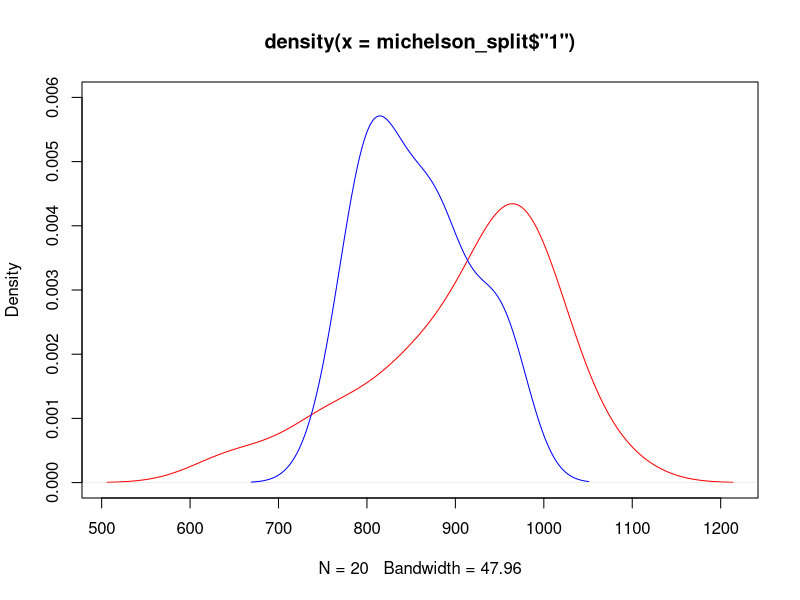
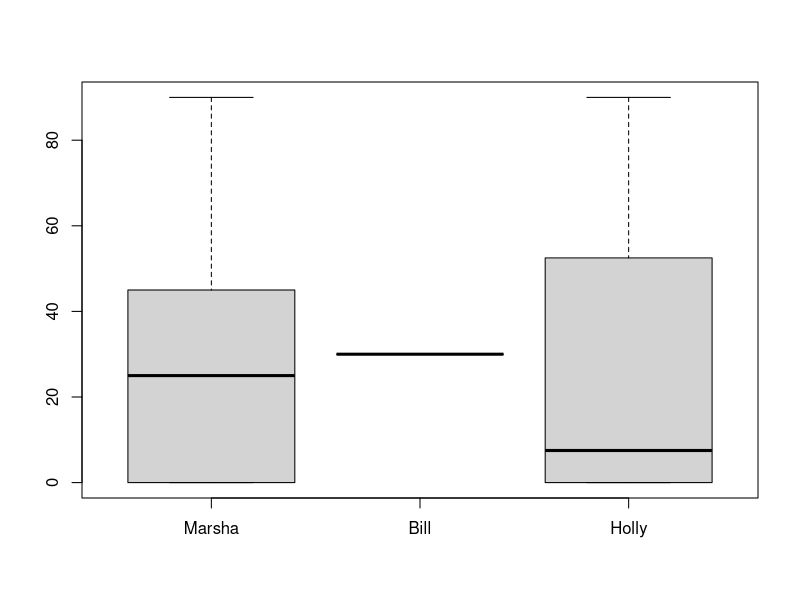
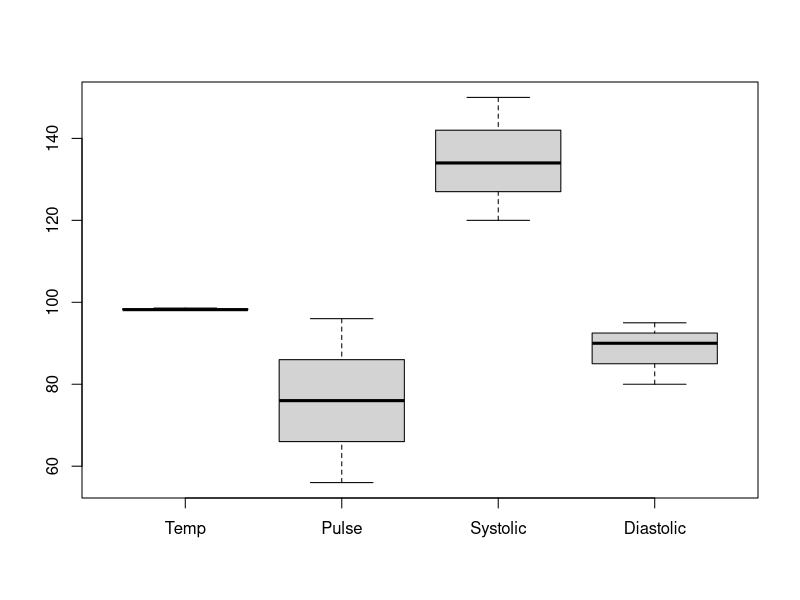
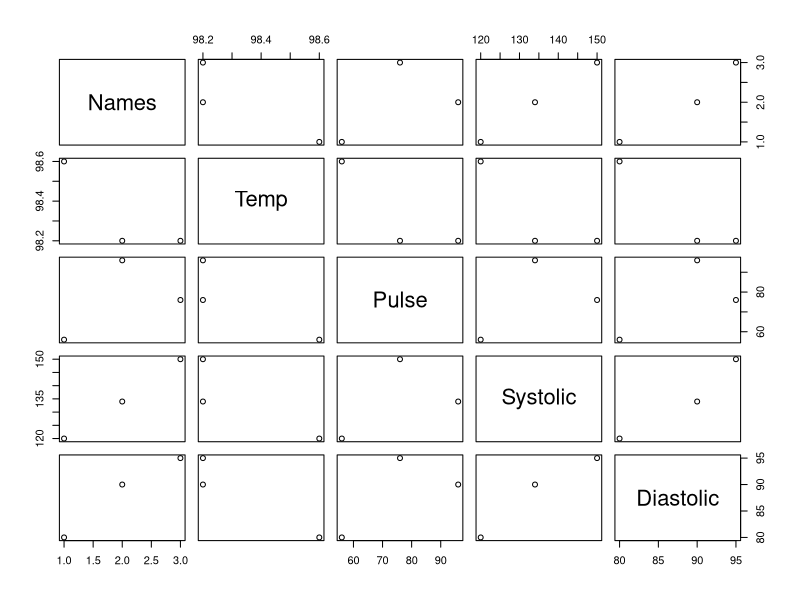

Write the R code that produced these figures, in order.
## ---- chunk 1
# Your code here
library(MASS)
# Split data by experiment number
michelson_split<-split(michelson$Speed, michelson$Expt)
# Plots the density of the first experiment and inserts a limit on the
# y-axis so that the whole plot is visible
plot(density(michelson_split$"1"), col='red', ylim=c(0,0.006))
# Plots the density of the second experiment with a different color.
lines(density(michelson_split$"2"), col='blue')
## ---- chunk 2
# Creates list given the data in the frame
hw_list <- list(
  Marsha = c(25,0,45,90,0),
  Bill = c(30,30,30,30),
  Holly = c(15,0,90,0)
)
# Creates boxplot based on the list
boxplot(hw_list)
## ---- chunk 3
# Creates data frame from the information in the table above.
nursing_data <- data.frame(
  Names = c("Jackie", "Florence", "Mildred"),
  Temp = c(98.2,98.6,98.2),
  Pulse = c(96,56,76),
  Systolic = c(134,120,150),
  Diastolic = c(90,80,95)
)
# Creates a boxplot of the different values.
boxplot(nursing_data[,-1])
# Creates a plot from the data. Creates numerous different plots.
plot(nursing_data)

# These graphs are not the same. The boxplot creates a box plot (obviously)
# but the plot creates numerous graphs of different x and y values on the axis
# as we discussed a few weeks ago.
## ---- chunk 4
# Double split in one line. Splits based on the supplement and the dose so that
# the output tells you the length by a specific supplemement and dose.
split(ToothGrowth$len, list(ToothGrowth$supp,ToothGrowth$dose))
